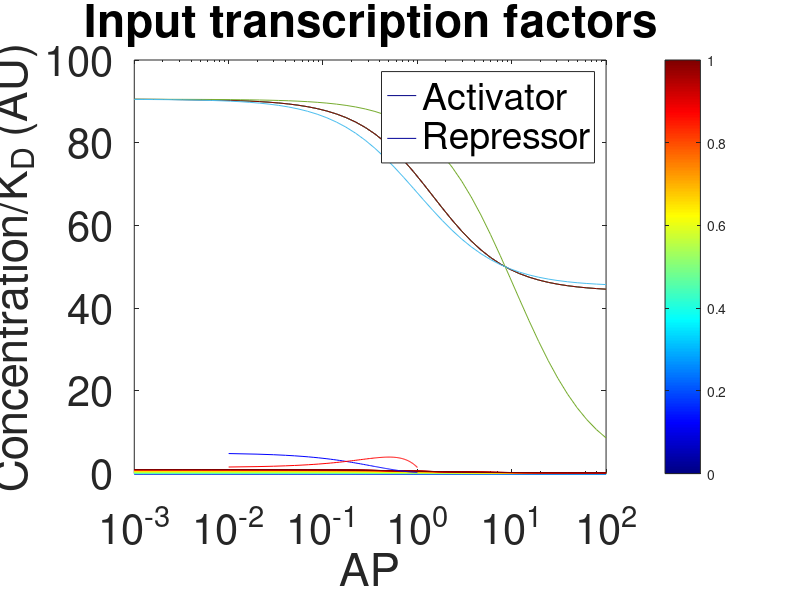
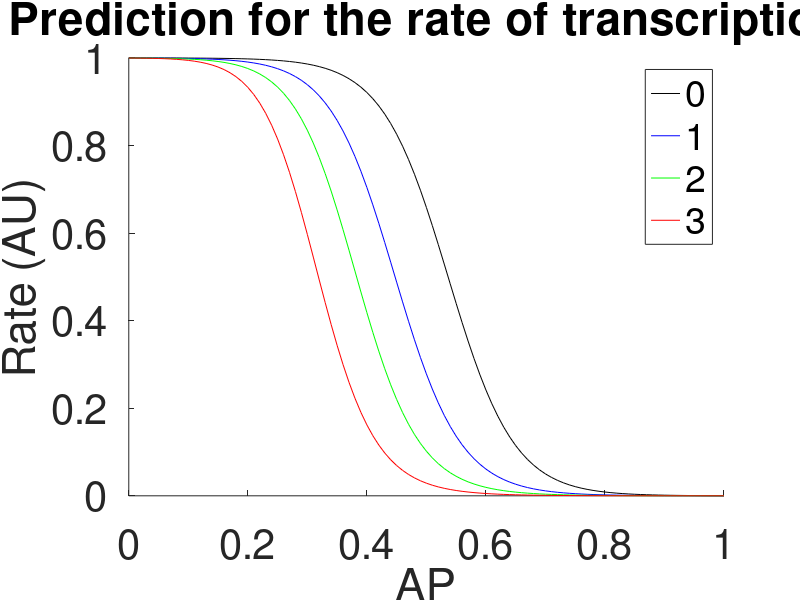

Reproduce these figures in MATLAB, in order.
%Modeling for Repression
clear all
%First, I want to calculate the Mean and Noise of (level of)transcription,
%for different concentration of repressors.

%Define variables and parameters

%R=[0.001,0.01,0.1,1,10,100]; %Rep. conc. divided by KR (dissociation constant for repressor)
R=logspace(-3,2);
%A=[0.001,0.01,0.1,1,10,100]; %Act. conc. divided by KA (dissociation constant for activator)
A=logspace(-3,2);
w=1; %Interaction between activator and repressor

r= 1; %rate of transcription initiation with activator (molecules/min?)
rR= 0.2; %rate of transcription initiation with activator and repressor

for i=1:length(R)
    for j=1:length(A)
        Mean(i,j)=(r*A(j)+rR*A(j)*R(i)*w)/(1+A(j)+R(i)+A(j)*R(i)*w);
    end
end

for i=1:length(R)
    for j=1:length(A)
        Fold(i,j)=((r*A(j)+rR*A(j)*R(i)*w)/(1+A(j)+R(i)+A(j)*R(i)*w))/((r*A(j))/(1+A(j)));
    end
end

%% plot for repressor conc.
kStart=1;
kEnd=length(R);
kTotal=kEnd-kStart;

 colormap(jet(256));
 cmap=colormap;
 Color=cmap(round(((kStart:kEnd)-kStart)/(kEnd-kStart)*255)+1,:);


for k=1:length(A)
    semilogx(R,Mean(:,k),'color',Color(k-kStart+1,:))
    hold on
    title('Gene Expression for repressor concentration')
    xlabel('Repressor Concentration (R/K_R)')
    ylabel('Rate of Gene Expression')
    set(gca,'Fontsize',30)
    %ylim([0.2 1])
    pause
    (A(k))
    
end

%hold off
colorbar
%% Rate for w (interaction between Act. and Rep.)
A(40);
r=100;
rR=50;

w=[0:0.5:1];

kStart=1;
kEnd=length(w);
kTotal=kEnd-kStart;

colormap(jet(256));
cmap=colormap;
Color=cmap(round(((kStart:kEnd)-kStart)/(kEnd-kStart)*255)+1,:);
for k=1:length(w)
    for i=1:length(R)
        Mean(i,k)=(r*A(40)+rR*A(40)*R(i)*w)/(1+A(40)+R(i)+A(40)*R(i)*w);
    
    end
end

hold on

for k=1:length(w)
    semilogx(R,Mean(:,k),'color',Color(k-kStart+1,:))
    %hold on
    title('Fold-change for Repressor')
    xlabel('Repressor Concentration (R/K_R)')
    ylabel('Fold-change')
    %ylim([0 1])
    pause
    set(gca,'Fontsize',30)
end
legend('w=0','w=0.5','w=1')

%% 
for i=1:length(R)
    Mean(i,1)=(r*A(40))/(1+A(40)+R(i));
end

semilogx(R,Mean(:,1))
hold on
for i=1:length(R)
    Mean(i,2)=(r*A(40)+rR*A(40)*R(i)*1)/(1+A(40)+R(i)+A(40)*R(i)*1);
end

semilogx(R,Mean(:,2))

title('Rate of Transcription Initiation')
xlabel('Repressor Concentration (R/K_R)')
ylabel('Rate(AU)')
legend('w=0','w=1')
set(gca,'Fontsize',30)

%% Prediction for hbP2- using Hill function

na=6;

rate=1;
rR=0.1;

A=[0.001,0.01,0.1,1,3,10,100];
R=[0.001,0.01,0.1,1,10,100];

AP=0:0.01:1;
a=5*exp(-3*AP);

%Repressor conc.
r=-R(5)*1*(AP-0.5).^2+4;
% for i=1:length(AP)
%     if AP(i)<0.5
%         r(i)=R(4)*AP(i);
%     else
%         r(i)=R(4)-R(4)*AP(i);
%     end
% end
w=0 ;
for nr=1:3
    for j=1:length(AP)
        Rate(nr,j)=(rate*(a(j))^(na)+(rR)*w*(a(j))^(na)*(r(j))^nr)/(1+(a(j))^(na)+(r(j))^nr+w*(a(j))^(na)*(r(j))^nr);
    end
end

for j=1:length(AP)
        Rate(4,j)=(rate*(a(j))^na)/(1+(a(j))^na);
end


figure(1)
plot(AP,a,'b')
hold on
plot(AP,r,'r')
title('Input transcription factors')
xlabel('AP')
ylabel('Concentration/K_D (AU)')
legend('Activator','Repressor')
set(gca,'fontsize',30)
hold off

figure(2)
hold on
plot(AP,Rate(4,:),'k') %nr=0

plot(AP,Rate(1,:),'b')
plot(AP,Rate(2,:),'g')
plot(AP,Rate(3,:),'r')


title('Prediction for the rate of transcription')
xlabel('AP')
ylabel('Rate (AU)')
legend('0','1','2','3')
set(gca,'fontsize',30)
